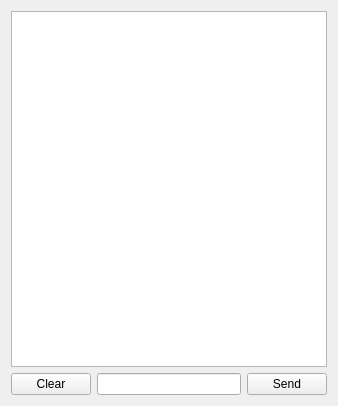
<?xml version="1.0" encoding="UTF-8"?>
<ui version="4.0">
 <class>CommandTerminal</class>
 <widget class="QWidget" name="CommandTerminal">
  <property name="geometry">
   <rect>
    <x>0</x>
    <y>0</y>
    <width>338</width>
    <height>406</height>
   </rect>
  </property>
  <property name="windowTitle">
   <string>Form</string>
  </property>
  <layout class="QVBoxLayout" name="verticalLayout">
   <item>
    <widget class="QTextBrowser" name="tbCommand"/>
   </item>
   <item>
    <layout class="QHBoxLayout" name="horizontalLayout">
     <item>
      <widget class="QPushButton" name="pbClear">
       <property name="text">
        <string>Clear</string>
       </property>
      </widget>
     </item>
     <item>
      <widget class="QLineEdit" name="leCommand"/>
     </item>
     <item>
      <widget class="QPushButton" name="pbSend">
       <property name="text">
        <string>Send</string>
       </property>
      </widget>
     </item>
    </layout>
   </item>
  </layout>
 </widget>
 <resources/>
 <connections/>
</ui>
